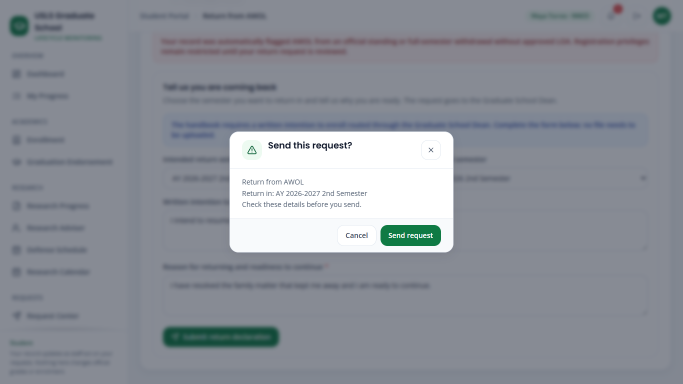
#> input picture archive/scripts-docs/walkthrough/shots/awol-07.png, 1366 x 768 px, given in place of home.png, which was not available (shown at 1/2 size)
$ python prep.py ../../../../archive/scripts-docs/walkthrough/shots/awol-07.png ../../../../archive/scripts-docs/walkthrough/shots/awol-10b.png
#> lines starting #> are read from the running program, lines starting #| are printed output that depends on the picture
"""Rebuild the assets folder from the v3 deck's pictures plus the fresh screenshots. usage: prep.py <scratchpad> <v3 deck>"""
import sys, os, re, json, hashlib, shutil
from PIL import Image
from pptx import Presentation
SP, DECK = sys.argv[1], sys.argv[2]
A, RAW = SP + "/assets", SP + "/assets/raw"
for sub in ("shots", "docs", "screens"):
    os.makedirs("%s/%s" % (A, sub), exist_ok=True)
key = lambda alt: re.sub(r"[^a-z0-9]+", "-", alt.lower()).strip("-")[:70]
# framed screenshots already in the deck
for name, alt in {"home": "Staff home screen of the platform, current build", "monitoring": "Monitoring Sheet, current build",
                  "rules": "Business Rules register, searched for withdraw", "matching": "Panel Matching with the score breakdown open",
                  "assistant": "Policy Assistant answering a question with its source"}.items():
    shutil.copy("%s/%s.png" % (RAW, key(alt)), "%s/shots/%s.png" % (A, name))
# frame the new screenshots the same way
base = Image.open(A + "/shots/home.png")
#> base is the input picture: PIL image 1366x768 RGB; mean R, G, B 141.2, 145.7, 154
print("frame base", base.mode, base.size)
#| frame base RGB (1366, 768)
base = base.convert("RGBA")
#> base: PIL image 1366x768 RGBA
bar, alpha = base.crop((0, 0, 1600, 40)), base.getchannel("A")
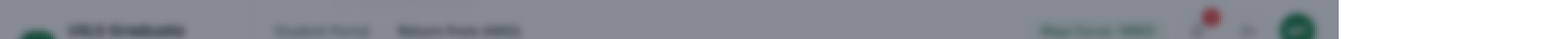
#> bar: PIL image 1600x40 RGBA (shown at 1/2 size); mean R, G, B, A 110.1, 114.6, 121.8, 217.7; transparent parts drawn white
#> alpha: PIL image 1366x768 L; every value is 255
for name, src in {"calendar": "calendar", "scheduling": "sched-1", "reports": "reports-year2", "gate": "gate", "leave": "leave"}.items():
    im = Image.open("%s/shots/%s.png" % (SP, src)).convert("RGBA").resize((1600, 1000), Image.LANCZOS)
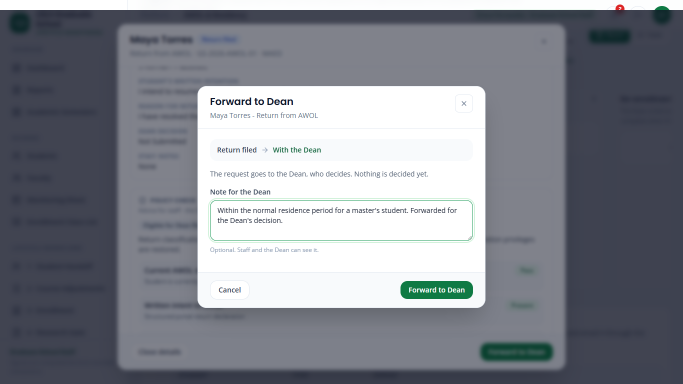
#> input picture archive/scripts-docs/walkthrough/shots/awol-10b.png, 1366 x 768 px, given in place of calendar.png, which was not available (shown at 1/2 size)
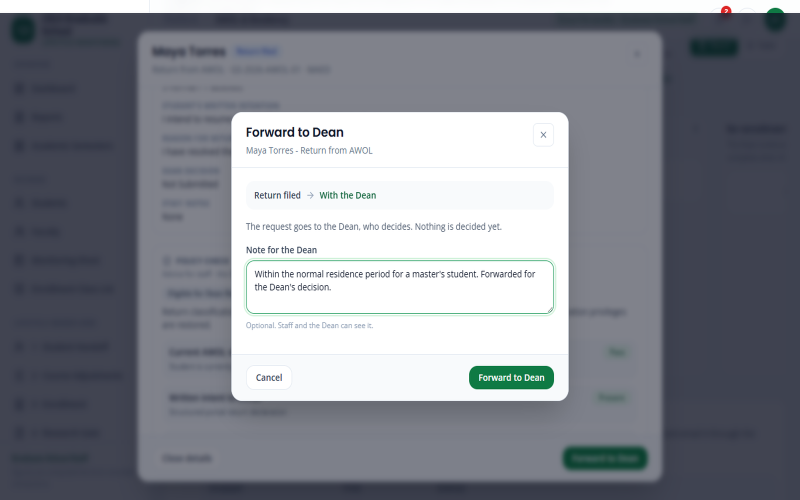
#> im: PIL image 1600x1000 RGBA (shown at 1/2 size); mean R, G, B, A 131.3, 134.8, 143, 255
    out = Image.new("RGBA", (1600, 1040), (255, 255, 255, 0))
    out.paste(bar, (0, 0)); out.paste(im, (0, 40)); out.putalpha(alpha)
#> after `out.paste(bar, (0, 0))`:
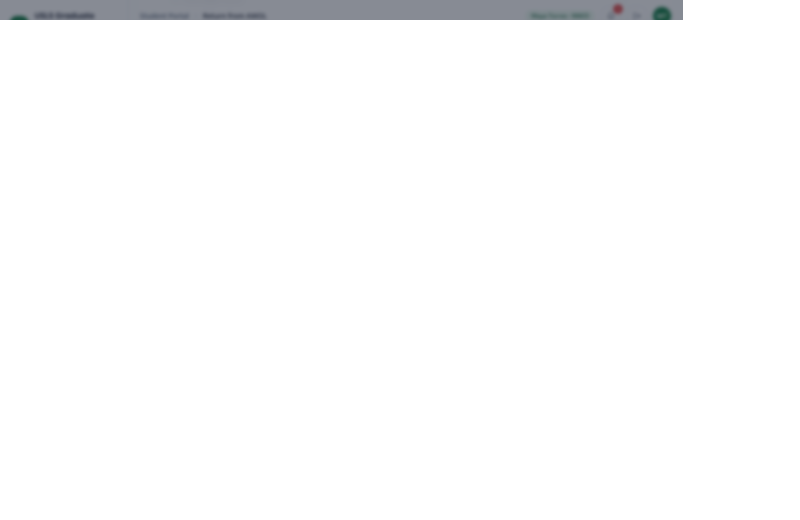
#> out: PIL image 1600x1040 RGBA (shown at 1/2 size); mean R, G, B, A 249.4, 249.6, 249.9, 8.4; transparent parts drawn white
#> after `out.paste(im, (0, 40))`:
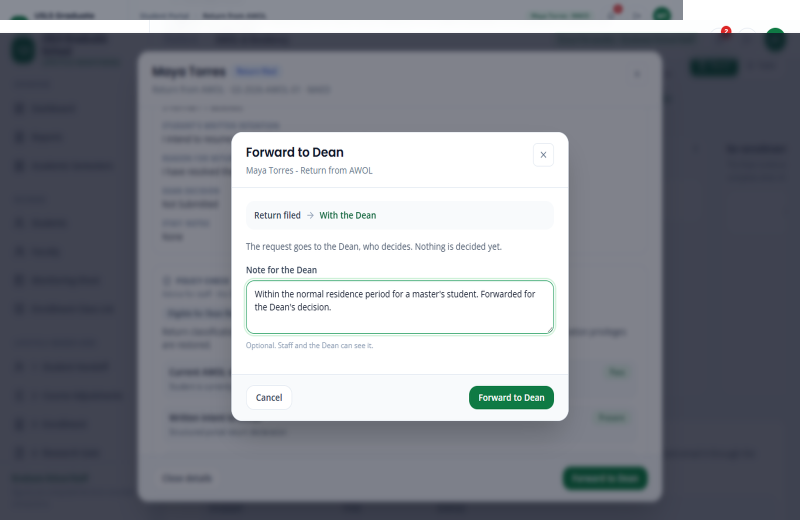
#> out: PIL image 1600x1040 RGBA (shown at 1/2 size); mean R, G, B, A 130.5, 134, 142.2, 253.6; transparent parts drawn white
#> (the run stopped early here; a loop or call above may not have finished)
